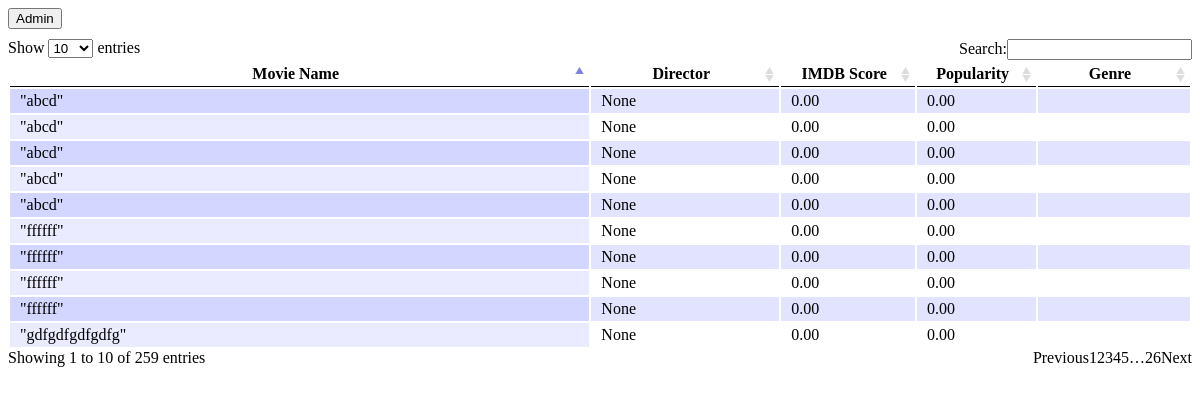
The page / on the database its author committed.
### imdb_app/models.py (models this page shows, shortened)
class Movies(models.Model):
	movie_name = models.CharField(max_length=50)
	director_name = models.CharField(max_length=50, blank=True,
									null=True)
	imdb_score = models.DecimalField(max_digits=11, decimal_places=2,
									default=Decimal('0.00'), blank=True,
									null=True)
	popularity_score = models.DecimalField(max_digits=11, decimal_places=2,
										default=Decimal('0.00'),blank=True,
										null=True)
	genre_type = models.ManyToManyField(Genre, default="")
	class Meta:
		ordering = ('movie_name',)

### imdb_app/views.py (the view)
# urls.py: url(r'^$', views.RepoView.as_view(), name="repo_view"),
class RepoView(View):
    def get(self, request):
        movies = Movies.objects.all().prefetch_related('genre_type')
        return render(request, 'index.html', {'movies': movies})

### templates/index.html (shortened to what this page needs)
<!DOCTYPE html>
{% load staticfiles %}
<html>
<head>
  <link   rel="stylesheet" type="text/css" href="{% static 'css/jquery.dataTables.css' %}"/>
  <script type="text/javascript" src="{% load static from staticfiles %}{% static 'js/jquery-1.8.2.min.js' %}"></script>
  <script type="text/javascript" src="{% load static from staticfiles %}{% static 'js/jquery.dataTables.min.js' %}"></script>
  <script type="text/javascript" src="{% load static from staticfiles %}{% static 'js/index.js' %}"></script>
</head>
<a href="/admin/"><button>Admin</button></a>
<body>
  <table id="example" style="top">
    <thead>
      <tr>
        <th>Movie Name</th>
        <th>Director</th>
        <th>IMDB Score</th>
        <th>Popularity</th>
        <th>Genre</th>
      </tr>
    </thead>
    <tbody>
      {% if movies %}
        {% for movie in movies %}
          <tr>
            <td>{{ movie.movie_name }}</td>
            <td>{{ movie.director_name }}</td>
            <td>{{ movie.imdb_score }}</td>
            <td>{{ movie.popularity_score }}</td>
            <td>
            </td>
          </tr>
        {% endfor%}
      {% endif %}
    </tbody>
  </table>
</body>
</html>

### rows shown on the page
Movies: movie_name "\"abcd\"", director_name "None", imdb_score "0.00", popularity_score "0.00"
Movies: movie_name "\"abcd\"", director_name "None", imdb_score "0.00", popularity_score "0.00"
Movies: movie_name "\"abcd\"", director_name "None", imdb_score "0.00", popularity_score "0.00"
Movies: movie_name "\"abcd\"", director_name "None", imdb_score "0.00", popularity_score "0.00"
Movies: movie_name "\"abcd\"", director_name "None", imdb_score "0.00", popularity_score "0.00"
Movies: movie_name "\"ffffff\"", director_name "None", imdb_score "0.00", popularity_score "0.00"
Movies: movie_name "\"ffffff\"", director_name "None", imdb_score "0.00", popularity_score "0.00"
Movies: movie_name "\"ffffff\"", director_name "None", imdb_score "0.00", popularity_score "0.00"
Movies: movie_name "\"ffffff\"", director_name "None", imdb_score "0.00", popularity_score "0.00"
Movies: movie_name "\"gdfgdfgdfgdfg\"", director_name "None", imdb_score "0.00", popularity_score "0.00"
